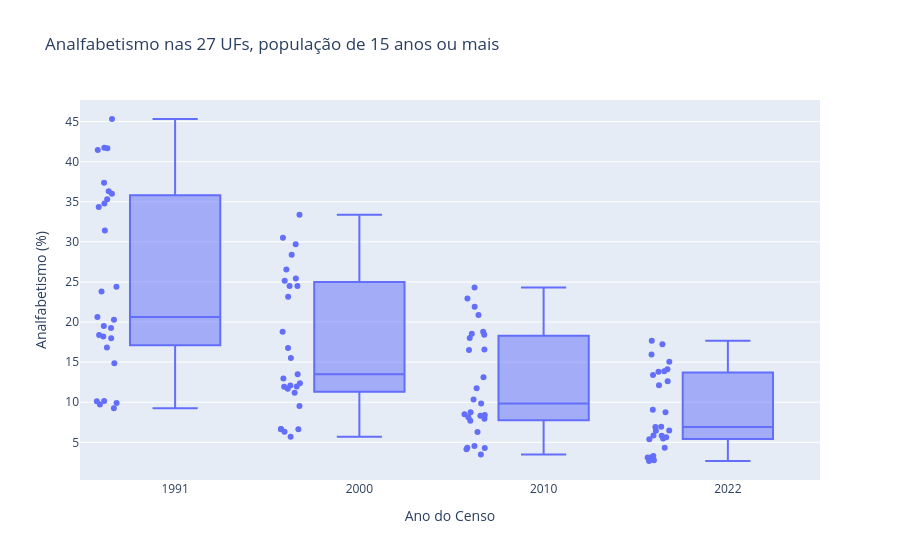

Notebook source saved alongside this figure:
### Code cell
fig = px.box(
    ufs, x="ano", y="taxa_analfabetismo", points="all", hover_name="territorio",
    title="Analfabetismo nas 27 UFs, população de 15 anos ou mais",
    labels={"ano": "Ano do Censo", "taxa_analfabetismo": "Analfabetismo (%)"},
)
fig.update_xaxes(type="category")
fig.show()

### Figure 1 — Plotly figure (JSON) as saved in the notebook; plotly's stock layout.template omitted (floating-point values rounded to 4 significant figures)
{"data": [{"alignmentgroup": "True", "boxpoints": "all", "hovertemplate": "<b>%{hovertext}</b><br><br>Ano do Censo=%{x}<br>Analfabetismo (%)=%{y}<extra></extra>", "hovertext": ["Acre", "Alagoas", "Amapá", "Amazonas", "Bahia", "Ceará", "Distrito Federal", "Espírito Santo", "Goiás", "Maranhão", "Mato Grosso", "Mato Grosso do Sul", "Minas Gerais", "Paraná", "Paraíba", "Pará", "Pernambuco", "Piauí", "Rio Grande do Norte", "Rio Grande do Sul", "Rio de Janeiro", "Rondônia", "Roraima", "Santa Catarina", "Sergipe", "São Paulo", "Tocantins", "Acre", "Alagoas", "Amapá", "Amazonas", "Bahia", "Ceará", "Distrito Federal", "Espírito Santo", "Goiás", "Maranhão", "Mato Grosso", "Mato Grosso do Sul", "Minas Gerais", "Paraná", "Paraíba", "Pará", "Pernambuco", "Piauí", "Rio Grande do Norte", "Rio Grande do Sul", "Rio de Janeiro", "Rondônia", "Roraima", "Santa Catarina", "Sergipe", "São Paulo", "Tocantins", "Acre", "Alagoas", "Amapá", "Amazonas", "Bahia", "Ceará", "Distrito Federal", "Espírito Santo", "Goiás", "Maranhão", "Mato Grosso", "Mato Grosso do Sul", "Minas Gerais", "Paraná", "Paraíba", "Pará", "Pernambuco", "Piauí", "Rio Grande do Norte", "Rio Grande do Sul", "Rio de Janeiro", "Rondônia", "Roraima", "Santa Catarina", "Sergipe", "São Paulo", "Tocantins", "Rondônia", "Acre", "Amazonas", "Roraima", "Pará", "Amapá", "Tocantins", "Maranhão", "Piauí", "Ceará", "Rio Grande do Norte", "Paraíba", "Pernambuco", "Alagoas", "Sergipe", "Bahia", "Minas Gerais", "Espírito Santo", "Rio de Janeiro", "São Paulo", "Paraná", "Santa Catarina", "Rio Grande do Sul", "Mato Grosso do Sul", "Mato Grosso", "Goiás", "Distrito Federal"], "legendgroup": "", "marker": {"color": "#636efa"}, "name": "", "notched": false, "offsetgroup": "", "orientation": "v", "showlegend": false, "type": "box", "x": [1991, 1991, 1991, 1991, 1991, 1991, 1991, 1991, 1991, 1991, 1991, 1991, 1991, 1991, 1991, 1991, 1991, 1991, 1991, 1991, 1991, 1991, 1991, 1991, 1991, 1991, 1991, 2000, 2000, 2000, 2000, 2000, 2000, 2000, 2000, 2000, 2000, 2000, 2000, 2000, 2000, 2000, 2000, 2000, 2000, 2000, 2000, 2000, 2000, 2000, 2000, 2000, 2000, 2000, 2010, 2010, 2010, 2010, 2010, 2010, 2010, 2010, 2010, 2010, 2010, 2010, 2010, 2010, 2010, 2010, 2010, 2010, 2010, 2010, 2010, 2010, 2010, 2010, 2010, 2010, 2010, 2022, 2022, 2022, 2022, 2022, 2022, 2022, 2022, 2022, 2022, 2022, 2022, 2022, 2022, 2022, 2022, 2022, 2022, 2022, 2022, 2022, 2022, 2022, 2022, 2022, 2022, 2022], "x0": " ", "xaxis": "x", "y": [34.79, 45.32, 19.25, 23.82, 35.3, 37.38, 9.24, 17.98, 18.39, 41.44, 19.52, 16.83, 18.19, 14.85, 41.72, 24.39, 34.34, 41.67, 36.32, 10.12, 9.72, 20.29, 20.62, 9.91, 36.0, 10.16, 31.42, 24.49, 33.39, 12.1, 15.5, 23.15, 26.54, 5.68, 11.67, 11.93, 28.39, 12.36, 11.19, 11.96, 9.53, 29.71, 16.77, 24.5, 30.51, 25.43, 6.65, 6.64, 12.97, 13.49, 6.32, 25.16, 6.64, 18.78, 16.5, 24.32, 8.42, 9.85, 16.59, 18.78, 3.47, 8.13, 7.95, 20.88, 8.5, 7.68, 8.32, 6.28, 21.91, 11.74, 18.01, 22.93, 18.54, 4.53, 4.28, 8.74, 10.33, 4.14, 18.4, 4.33, 13.1, 6.45, 12.13, 6.94, 6.92, 8.76, 6.47, 9.06, 15.05, 17.23, 14.12, 13.86, 15.96, 13.41, 17.66, 13.81, 12.6, 5.85, 5.62, 3.28, 3.11, 4.31, 2.67, 3.11, 5.39, 5.81, 5.49, 2.77], "y0": " ", "yaxis": "y"}], "layout": {"boxmode": "group", "legend": {"tracegroupgap": 0}, "title": {"text": "Analfabetismo nas 27 UFs, população de 15 anos ou mais"}, "xaxis": {"anchor": "y", "domain": [0, 1], "title": {"text": "Ano do Censo"}, "type": "category"}, "yaxis": {"anchor": "x", "domain": [0, 1], "title": {"text": "Analfabetismo (%)"}}}}
